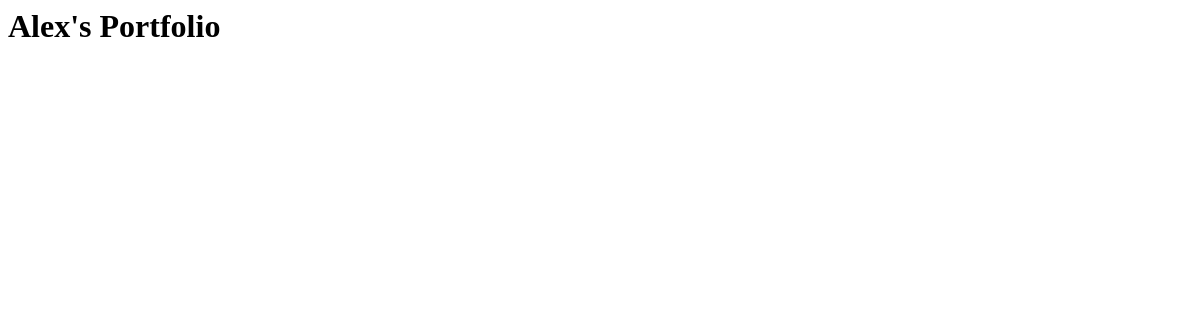
/, run on an earlier commit of the app's database.
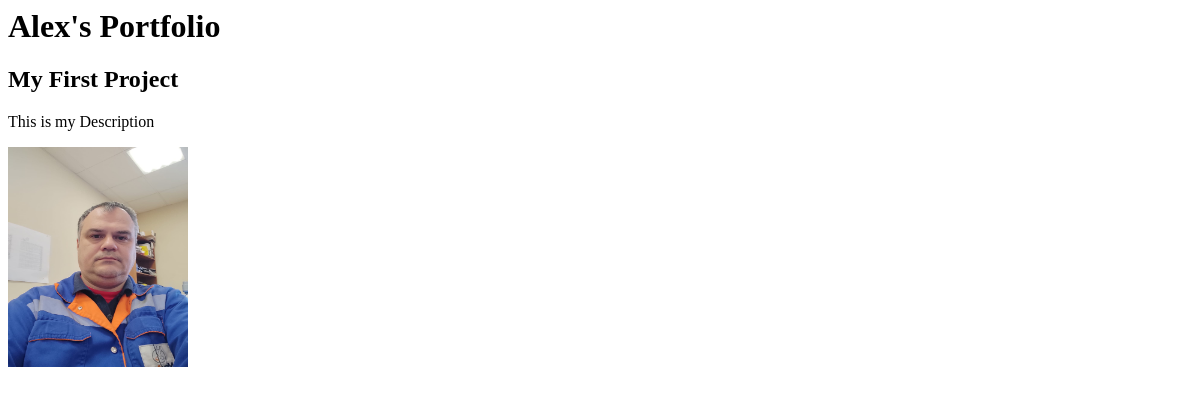
And on a later commit of the database.
### portfolio/models.py (models this page shows)
class Project(models.Model):
    title = models.CharField(max_length=100)
    description = models.CharField(max_length=250)
    image = models.ImageField(upload_to='portfolio/images/')
    url = models.URLField(blank=True)

### portfolio/views.py (the view)
# urls.py: 2. Add a URL to urlpatterns:  path('', views.home, name='home')
def home(request):
    projects = Project.objects.all()
    return render(request, 'portfolio/home.html', {'projects':projects})

### portfolio/templates/portfolio/home.html (shortened to what this page needs)
<h1>Alex's Portfolio</h1>
{% for project in projects %}
<h2>{{ project.title }}</h2>
<p>{{ project.description }}</p>
<img src="{{ project.image.url }}" height=220 width=180>
{% endfor %}

What changed in the data, as far as the page shows it:
added Project: title "My First Project", description "This is my Description", image (picture)
